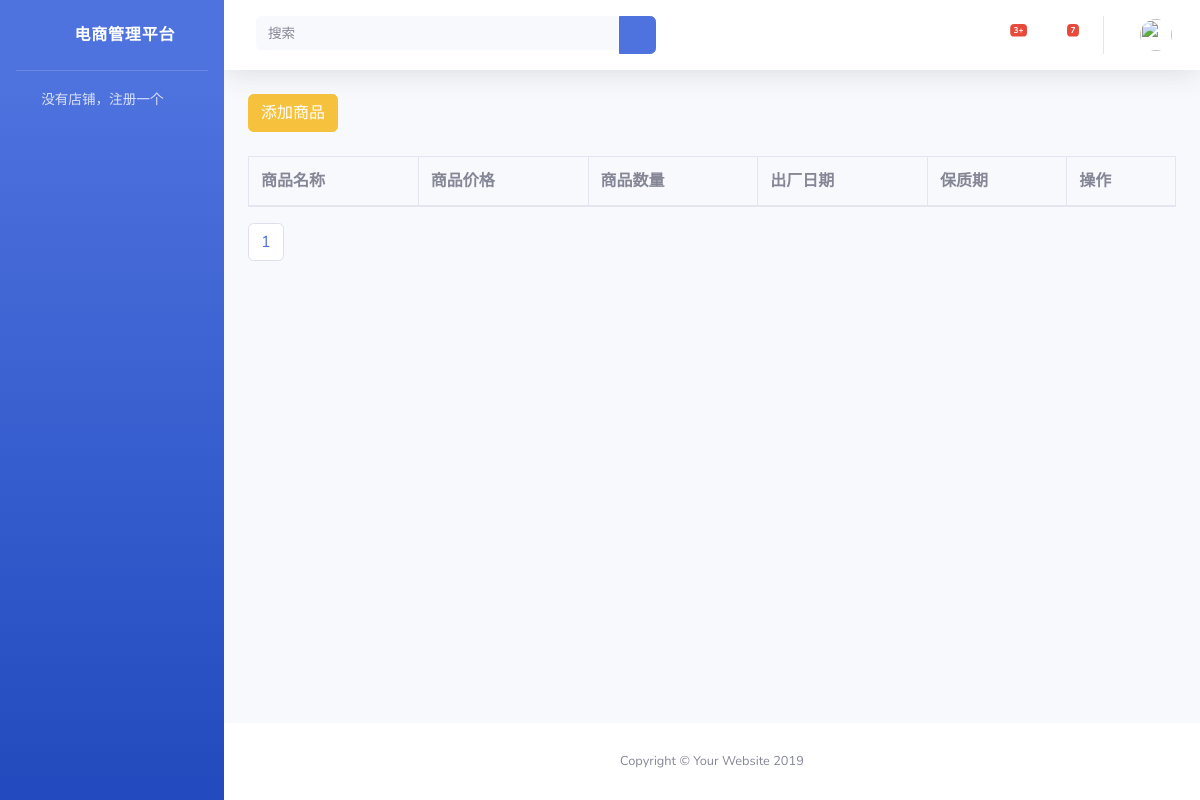
The page /Store/list_goods/ on the database as committed earlier.
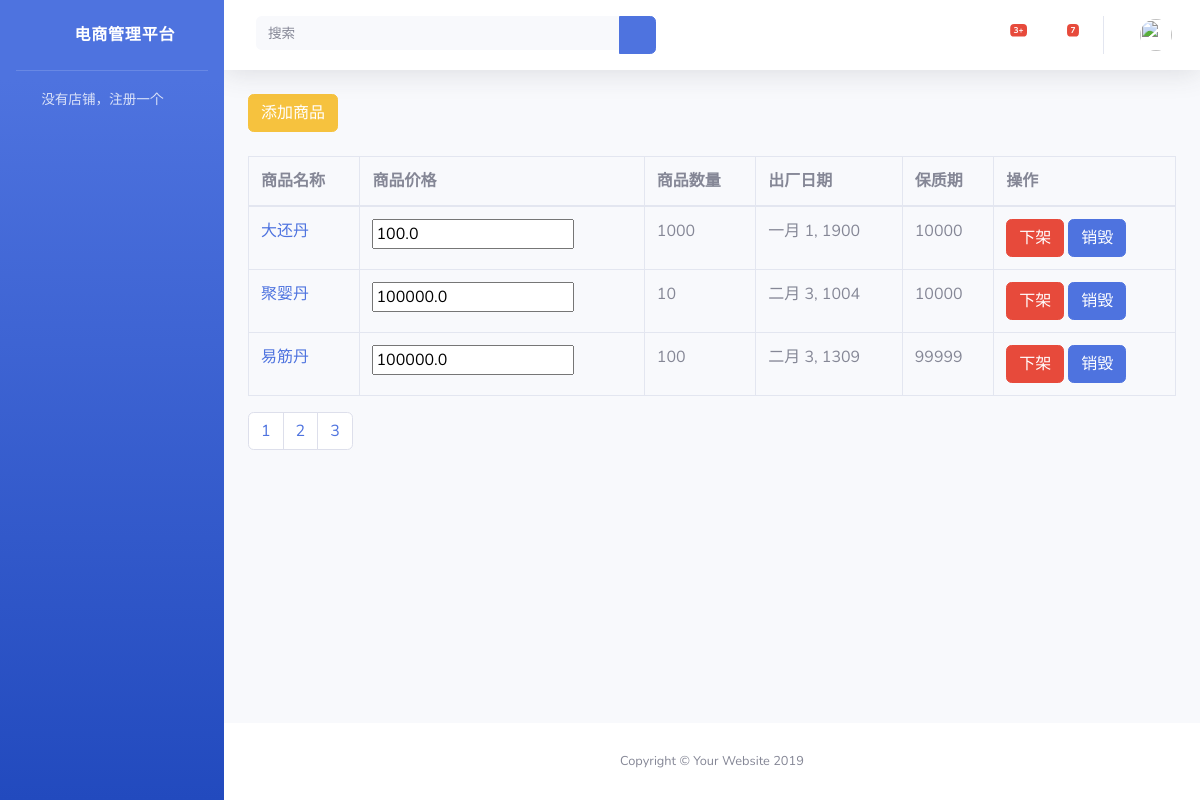
The same page on the database as committed later.
### Store/models.py (models this page shows)
class Goods(models.Model):
    goods_name = models.CharField(max_length=32,verbose_name="商品名称")
    goods_price = models.FloatField(verbose_name="商品价格")
    goods_image = models.ImageField(upload_to="store/images", verbose_name="商品图片")
    goods_number = models.IntegerField(verbose_name="商品数量库存")
    goods_description = models.TextField(verbose_name="商品描述")
    goods_date = models.DateField(verbose_name="出厂日期")
    goods_safeDate = models.IntegerField(verbose_name="保质期")
    goods_under = models.IntegerField(verbose_name="商品状态",default=1)
    store_id = models.ManyToManyField(to=Store,verbose_name="商品店铺")

### Store/views.py (the view)
# urls.py: path('list_goods/',list_goods),
def list_goods(request):
    keywords = request.GET.get("keywords", "")
    page_num = request.GET.get("page_num", 1)
    if keywords:
        goods_list = Goods.objects.filter(goods_name__contains=keywords,goods_under=1)  # 完成了模糊查询
    else:
        goods_list = Goods.objects.filter(goods_under=1)
    paginator = Paginator(goods_list, 3)
    page = paginator.page(int(page_num))
    page_range = paginator.page_range
    return render(request, "store/goods_list.html", {"page": page, "page_range": page_range, "keywords": keywords})

### Store/templates/store/goods_list.html (shortened to what this page needs)
{% extends "store/base.html" %}
{% block label %}
    <a class="btn btn-warning" href="/Store/add_goods/">添加商品</a>
{% endblock %}
{% block content %}
    <table class="table table-bordered">
        <thead>
            <tr>
               <th>商品名称</th>
               <th>商品价格</th>
               <th>商品数量</th>
               <th>出厂日期</th>
               <th>保质期</th>
               <th>操作</th>
            </tr>
        </thead>
        <tbody>
            {% for goods in page %}
                <tr>
                    <td><a href="/Store/goods/{{ goods.id }}/">{{ goods.goods_name }}</a></td>
                    <td>
                        <input type="text" value="{{ goods.goods_price }}">
                    </td>
                    <td>{{ goods.goods_number }}</td>
                    <td>{{ goods.goods_date }}</td>
                    <td>{{ goods.goods_safeDate }}</td>
                    <td>
                        <a class="btn btn-danger" href="/Store/under_goods/?id={{ goods.id }}">下架</a>
                        <a class="btn btn-primary" href="#">销毁</a>
                    </td>
                </tr>
            {% endfor %}
        </tbody>
    </table>
    <div class="dataTables_paginate paging_simple_numbers">
        <ul class="pagination">
            {% for p in page_range %}
            <li class="paginate_button page-item">
                <a class="page-link" href="?keywords={{ keywords }}&page_num={{ p }}">{{ p }}</a>
            </li>
            {% endfor %}
        </ul>
    </div>
{% endblock %}

### Store/templates/store/base.html (shortened to what this page needs)
<!DOCTYPE html>
<html lang="en">
<head>
  <link href="/static/store/vendor/fontawesome-free/css/all.min.css" rel="stylesheet" type="text/css">
  <link href="/static/store/css/sb-admin-2.min.css" rel="stylesheet">
</head>
<body id="page-top">
  <div id="wrapper">
  {% if request.COOKIES.has_store %}
        <ul class="navbar-nav bg-gradient-primary sidebar sidebar-dark accordion" id="accordionSidebar">
              <a class="sidebar-brand d-flex align-items-center justify-content-center" href="index.html">
                <div class="sidebar-brand-icon rotate-n-15">
                  <i class="fas fa-laugh-wink"></i>
                </div>
                <div class="sidebar-brand-text mx-3">电商管理平台</div>
              </a>
              <hr class="sidebar-divider my-0">
              <li class="nav-item">
                <a class="nav-link" href="/Store/index/">
                  <i class="fas fa-fw fa-tachometer-alt"></i>
                  <span>店铺管理</span>
                </a>
              </li>
              <hr class="sidebar-divider">
              <div class="sidebar-heading">
                销售管理
              </div>
              <li class="nav-item">
                <a class="nav-link collapsed" href="#" data-toggle="collapse" data-target="#collapseTwo" aria-expanded="true" aria-controls="collapseTwo">
                  <i class="fas fa-fw fa-cog"></i>
                  <span>商品信息</span>
                </a>
                <div id="collapseTwo" class="collapse" aria-labelledby="headingTwo" data-parent="#accordionSidebar">
                  <div class="bg-white py-2 collapse-inner rounded">
                    <h6 class="collapse-header">商品管理:</h6>
                    <a class="collapse-item" href="/Store/add_goods/">添加商品</a>
                    <a class="collapse-item" href="/Store/list_goods/">商品列表</a>
                  </div>
                </div>
              </li>
        </ul>
  {% else %}
    <ul class="navbar-nav bg-gradient-primary sidebar sidebar-dark accordion" id="accordionSidebar">
      <a class="sidebar-brand d-flex align-items-center justify-content-center" href="index.html">
        <div class="sidebar-brand-icon rotate-n-15">
          <i class="fas fa-laugh-wink"></i>
        </div>
        <div class="sidebar-brand-text mx-3">电商管理平台{{ request.COOKIES.has_store }}</div>
      </a>
      <hr class="sidebar-divider my-0">
      <li class="nav-item">
       <a class="nav-link" href="/Store/register_store/">
          <i class="fas fa-fw fa-tachometer-alt"></i>
          <span>没有店铺，注册一个</span>
        </a>
      </li>
    </ul>
  {% endif %}
    <div id="content-wrapper" class="d-flex flex-column">
      <div id="content">
        <nav class="navbar navbar-expand navbar-light bg-white topbar mb-4 static-top shadow">
          <form class="d-none d-sm-inline-block form-inline mr-auto ml-md-3 my-2 my-md-0 mw-100 navbar-search">
            <div class="input-group">
              <input type="text" name="keywords" value="{{ keywords }}" class="form-control bg-light border-0 small" placeholder="搜索" aria-label="Search" aria-describedby="basic-addon2">
              <div class="input-group-append">
                <button class="btn btn-primary" type="submit">
                  <i class="fas fa-search fa-sm"></i>
                </button>
              </div>
            </div>
          </form>
          <ul class="navbar-nav ml-auto">
            <li class="nav-item dropdown no-arrow mx-1">
              <a class="nav-link dropdown-toggle" href="#" id="alertsDropdown" role="button" data-toggle="dropdown" aria-haspopup="true" aria-expanded="false">
                <i class="fas fa-bell fa-fw"></i>
                <span class="badge badge-danger badge-counter">3+</span>
              </a>
            </li>
            <li class="nav-item dropdown no-arrow mx-1">
              <a class="nav-link dropdown-toggle" href="#" id="messagesDropdown" role="button" data-toggle="dropdown" aria-haspopup="true" aria-expanded="false">
                <i class="fas fa-envelope fa-fw"></i>
                <span class="badge badge-danger badge-counter">7</span>
              </a>
            </li>
            <li class="nav-item dropdown no-arrow">
              <a class="nav-link dropdown-toggle" href="#" id="userDropdown" role="button" data-toggle="dropdown" aria-haspopup="true" aria-expanded="false">
                <img class="img-profile rounded-circle" src="https://source.unsplash.com/QAB-WJcbgJk/60x60">
              </a>
            </li>
          </ul>
        </nav>
        <div class="container-fluid">
          <h1 class="h3 mb-4 text-gray-800">{% block label%}{% endblock %}</h1>
        </div>
        <div class="container">
            {% block content %}
            {% endblock %}
        </div>
      </div>
      <footer class="sticky-footer bg-white">
        <div class="container my-auto">
          <div class="copyright text-center my-auto">
            <span>Copyright &copy; Your Website 2019</span>
          </div>
        </div>
      </footer>
    </div>
  </div>
</body>
</html>

Rows that differ between the two databases and show on the page:
added Goods: goods_name "大还丹", goods_price "100.0", goods_number "1000", goods_date "一月 1, 1900", goods_safeDate "10000"
added Goods: goods_name "聚婴丹", goods_price "100000.0", goods_number "10", goods_date "二月 3, 1004", goods_safeDate "10000"
added Goods: goods_name "易筋丹", goods_price "100000.0", goods_number "100", goods_date "二月 3, 1309", goods_safeDate "99999"
Other text that changed with them:
new list line: "2"
new list line: "3"
